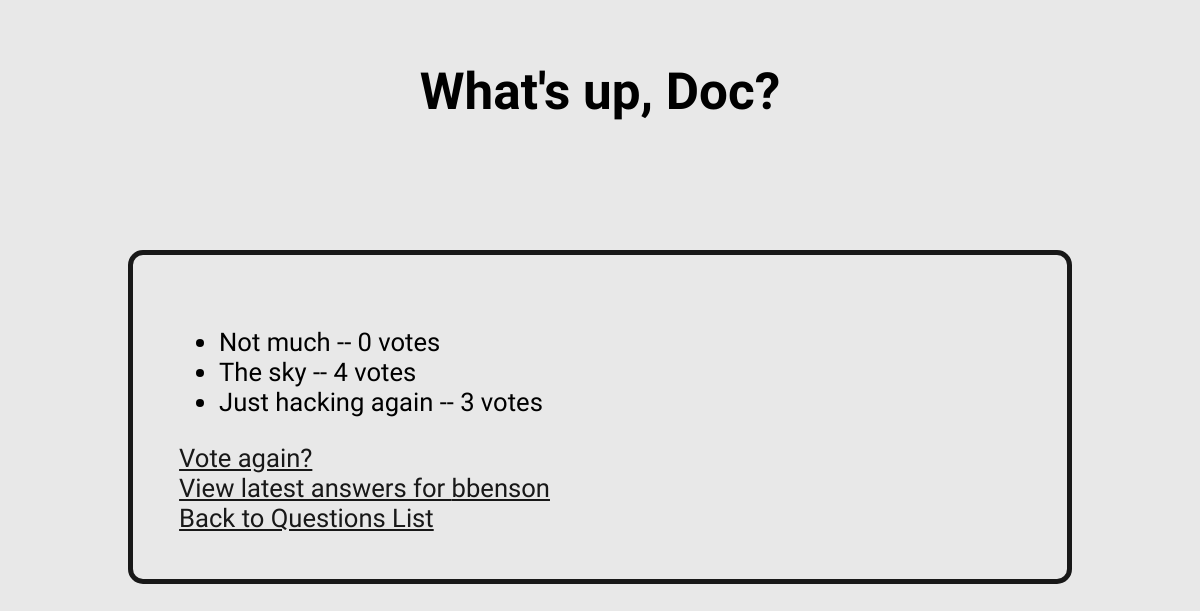
The page /1/1/results/ on the database its author committed.
### polls/models.py (models this page shows, shortened)
class Question(models.Model):
    question_text = models.CharField(max_length=200)
    pub_date = models.DateTimeField('date published')
    def was_published_recently(self):
        now = timezone.now()
        return now - datetime.timedelta(days=1) <= self.pub_date <= now
    was_published_recently.admin_order_field = 'pub_date'
    was_published_recently.boolean = True
    was_published_recently.short_description = 'Published recently?'

class Choice(models.Model):
    question = models.ForeignKey(Question, on_delete=models.CASCADE)
    choice_text = models.CharField(max_length=200)
    votes = models.IntegerField(default=0)

class User(models.Model):
    username = models.CharField(max_length=200)

### polls/views.py (the view)
# urls.py: path('<int:pk>/<int:user_id>/results/', views.ResultsView.as_view(), name='results'),
class ResultsView(generic.DetailView):
    model = Question
    user_id = None
    def get_context_data(self, **kwargs):
        context = super(ResultsView, self).get_context_data(**kwargs)
        context['user'] = User.objects.get(id=self.kwargs['user_id'])
        return context
    template_name = 'polls/results.html'

### polls/templates/polls/results.html (shortened to what this page needs)
{% load static %}
<link rel="stylesheet" type="text/css" href="{% static 'polls/styles.css' %}" />
<h1>{{ question.question_text }}</h1>
<div class="polls-list">
	<ul>
	{% for choice in question.choice_set.all %}
	    <li>{{ choice.choice_text }} -- {{ choice.votes }} vote{{ choice.votes|pluralize }}</li>
	{% endfor %}
	</ul>
	<a href="{% url 'polls:detail' question.id %}">Vote again?</a>
	<br>
	<a href="{% url 'polls:userIndex' user.id question.id %}">View latest answers for {{ user.username }}</a>
	<br>
	<a href="{% url 'polls:index' %}">Back to Questions List</a>
</div>

### polls/static/polls/styles.css (style rules this page uses)
a { color: #181818; }
h1 { margin: 1.2em; text-align: center; }
.polls-list { margin: 5em; padding: 1.8em; border-style: solid; border-width: 5px; border-color: #181818; border-radius: 15px; }

### rows shown on the page
Question: question_text "What's up, Doc?"
Choice: choice_text "Not much", votes "0"
Choice: choice_text "The sky", votes "4"
Choice: choice_text "Just hacking again", votes "3"
User: username "bbenson"
